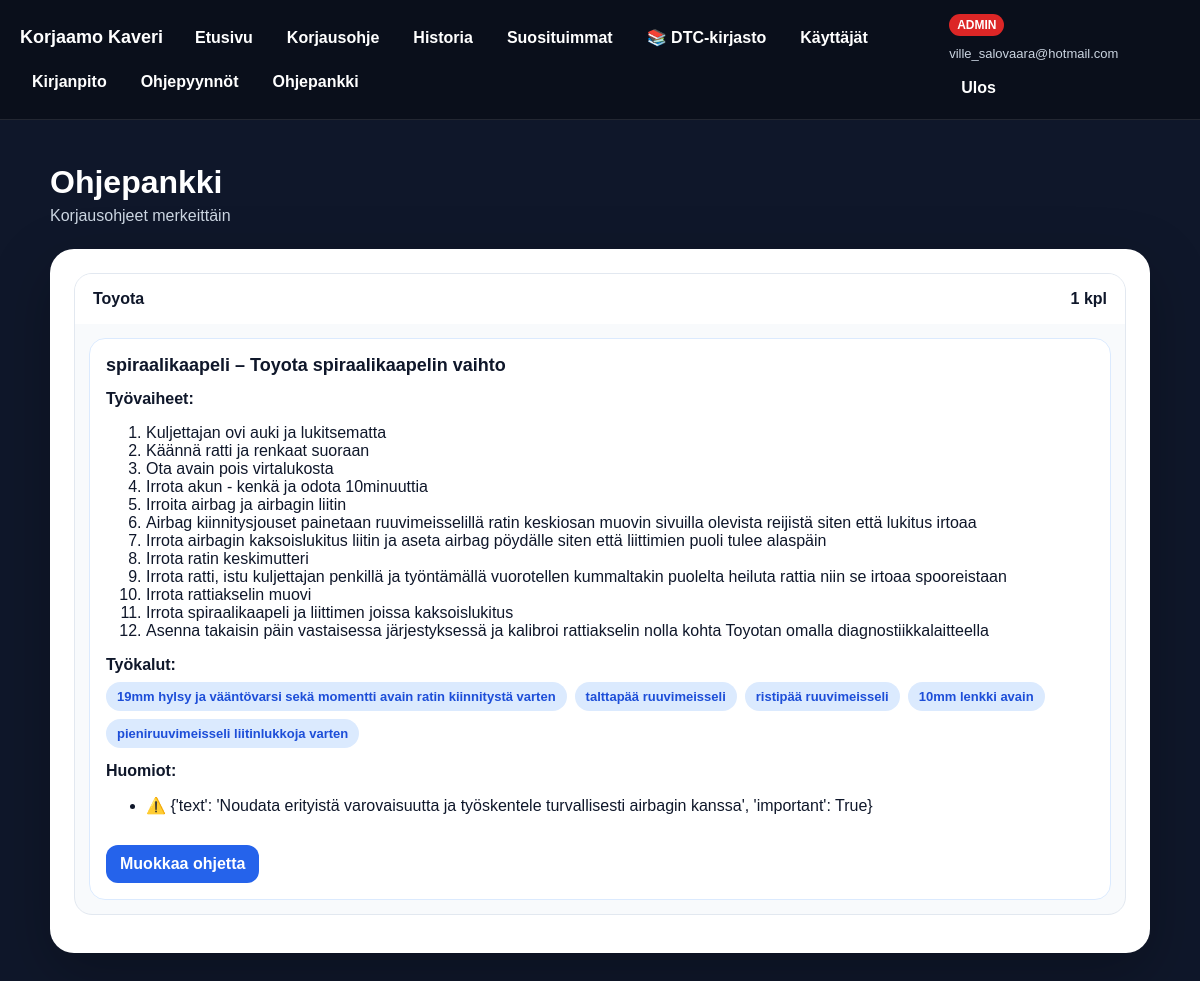
The app's page /admin/repair-guides (signed in) with its own data.
### tables this page shows
CREATE TABLE users (
        id INTEGER PRIMARY KEY AUTOINCREMENT,
        email TEXT NOT NULL UNIQUE,
        password_hash TEXT NOT NULL,
        created_at DATETIME DEFAULT CURRENT_TIMESTAMP
    , is_admin INTEGER DEFAULT 0, last_active_at DATETIME, is_online INTEGER DEFAULT 0, account_type TEXT DEFAULT 'basic', subscription_status TEXT DEFAULT 'inactive', subscription_started_at DATETIME, subscription_expires_at DATETIME, full_name TEXT, phone TEXT, address_line1 TEXT, postal_code TEXT, city TEXT, country TEXT, customer_type TEXT DEFAULT 'private', company_name TEXT, vat_number TEXT);

CREATE TABLE repair_guides (
        id INTEGER PRIMARY KEY AUTOINCREMENT,
        make TEXT NOT NULL,
        part_name TEXT NOT NULL,
        vin_prefix TEXT,
        title TEXT,
        steps TEXT NOT NULL,
        tools TEXT,
        notes TEXT,
        created_at DATETIME DEFAULT CURRENT_TIMESTAMP
    );

### routes/admin_repair_guide_routes.py (the view)
@admin_repair_guides_bp.route("/admin/repair-guides")
@admin_required
def admin_repair_guides():
    items = [format_repair_guide(row) for row in get_all_repair_guides()]
    grouped_items = {}
    for item in items:
        make = (item.get("make") or "Yleinen").strip()
        if not make:
            make = "Yleinen"
        if make not in grouped_items:
            grouped_items[make] = []
        grouped_items[make].append(item)
    return render_template(
        "admin_repair_guides.html",
        grouped_items=grouped_items,
        success=request.args.get("success"),
    )

### app.py (called while the page is built)
def create_app():
    init_db()
    app = Flask(__name__)
    app.config.from_object(Config)
    app.config["MAX_CONTENT_LENGTH"] = 10 * 1024 * 1024
    app.register_blueprint(admin_repair_guides_bp)
    app.register_blueprint(admin_bp)
    register_main_routes(app)
    register_auth_routes(app)
    register_history_routes(app)
    @app.context_processor
    def inject_user():
        return dict(current_user=get_current_user())
    @app.route("/")
    def home():
        return "Korjaamo Kaveri toimii 🚀"
    @app.route("/logged-out")
    def logged_out():
        return render_template_string(LOGOUT_PAGE)
    return app

### db_init.py (called while the page is built)
def get_connection():
    conn = sqlite3.connect(DB_PATH)
    conn.row_factory = sqlite3.Row
    return conn

### services/repair_guide_formatter.py (called while the page is built)
def _clean(value):
    return (value or "").strip()

def _normalize_step_text(text):
    text = _clean(text)
    text = re.sub(r"^\d+[\.\)]\s*", "", text)
    text = text.strip(" -•\t")
    return text

def _split_sentences(text: str):
    text = _clean(text)
    if not text:
        return []
    raw = re.split(r"[\n.;]+", text)
    cleaned = []
    for item in raw:
        value = _normalize_step_text(item)
        if value and len(value) > 2:
            cleaned.append(value)
    return cleaned

def parse_steps(text: str):
    steps = []
    for index, step in enumerate(_split_sentences(text), start=1):
        lower = step.lower()
        is_important = any(keyword in lower for keyword in IMPORTANT_KEYWORDS)
        steps.append({
            "order": index,
            "text": step,
            "important": is_important,
        })
    return steps

def parse_tools(text: str):
    text = _clean(text)
    if not text:
        return []
    raw = re.split(r"[,;\n]+", text)
    tools = []
    for tool in raw:
        value = _clean(tool)
        value = re.sub(r"\s+", " ", value)
        if value and value.lower() not in [t.lower() for t in tools]:
            tools.append(value)
    return tools

def parse_notes(text: str):
    notes = []
    for note in _split_sentences(text):
        lower = note.lower()
        notes.append({
            "text": note,
            "important": any(keyword in lower for keyword in IMPORTANT_KEYWORDS),
        })
    return notes

def estimate_time(steps, difficulty):
    count = len(steps)
    if difficulty["level"] == "hard":
        return "2–5 h"
    if difficulty["level"] == "medium":
        return "1,5–3 h" if count >= 8 else "45–90 min"
    return "45–90 min" if count >= 5 else "15–45 min"

### templates/admin_repair_guides.html (shortened to what this page needs)
{% extends "base.html" %}
{% block content %}
<div class="wrap">
    <div class="top">
        <h1>Ohjepankki</h1>
        <div class="top-subtitle">Korjausohjeet merkeittäin</div>
    </div>
    <div class="panel">
        {% if grouped_items %}
            {% for make, guides in grouped_items.items() %}
                <details class="make-group" {% if loop.first %}open{% endif %}>
                    <summary class="make-summary">
                        <span>{{ make }}</span>
                        <span>{{ guides|length }} kpl</span>
                    </summary>
                    <div class="guide-list">
                        {% for item in guides %}
                            <div class="guide-card">
                                <div class="guide-title">
                                    {{ item.part_name }}
                                    {% if item.title %} – {{ item.title }}{% endif %}
                                </div>
                                <div class="section">
                                    <strong>Työvaiheet:</strong>
                                    <ol>
                                        {% for step in item.steps_parsed %}
                                            <li>{{ step.text if step.text is defined else step }}</li>
                                        {% endfor %}
                                    </ol>
                                </div>
                                {% if item.tools_parsed %}
                                    <div class="section">
                                        <strong>Työkalut:</strong>
                                        <div class="pill-row">
                                            {% for tool in item.tools_parsed %}
                                                <span class="pill">{{ tool }}</span>
                                            {% endfor %}
                                        </div>
                                    </div>
                                {% endif %}
                                {% if item.notes_parsed %}
                                    <div class="section">
                                        <strong>Huomiot:</strong>
                                        <ul>
                                            {% for note in item.notes_parsed %}
                                                <li>⚠️ {{ note }}</li>
                                            {% endfor %}
                                        </ul>
                                    </div>
                                {% endif %}
                                <a class="btn" href="{{ url_for('admin_repair_guides.admin_edit_repair_guide', guide_id=item.id) }}">
                                    Muokkaa ohjetta
                                </a>
                            </div>
                        {% endfor %}
                    </div>
                </details>
            {% endfor %}
        {% else %}
            <div class="empty">Ohjepankissa ei ole vielä ohjeita.</div>
        {% endif %}
    </div>
</div>
{% endblock %}

### templates/base.html (shortened to what this page needs)
<!DOCTYPE html>
<html lang="fi">
<head>
</head>
<body>
<div class="nav">
    <div class="nav-left">
        <div class="brand">Korjaamo Kaveri</div>
        {% if current_user %}
            <a href="{{ url_for('app_home') }}">Etusivu</a>
            <a href="{{ url_for('order_repair_guide') }}">Korjausohje</a>
            <a href="{{ url_for('history') }}">Historia</a>
            <a href="{{ url_for('popular_repairs_page') }}">Suosituimmat</a>
            {% if current_user.is_admin == 1 %}
                <a href="{{ url_for('admin.admin') }}">📚 DTC-kirjasto</a>
                <a href="{{ url_for('admin.admin_users') }}">Käyttäjät</a>
                <a href="{{ url_for('admin.admin_accounting') }}">Kirjanpito</a>
                <a href="{{ url_for('admin_repair_guides.admin_repair_guide_requests') }}">Ohjepyynnöt</a>
                <a href="{{ url_for('admin_repair_guides.admin_repair_guides') }}">Ohjepankki</a>
            {% endif %}
        {% endif %}
    </div>
    <div class="nav-right">
        {% if current_user %}
            <span class="badge
                {% if current_user.is_admin == 1 %}
                    badge-admin
                {% elif current_user.account_type == 'test' %}
                    badge-test
                {% else %}
                    badge-basic
                {% endif %}
            ">
                {% if current_user.is_admin == 1 %}
                    ADMIN
                {% elif current_user.account_type == 'test' %}
                    TEST
                {% else %}
                    BASIC
                {% endif %}
            </span>
            <span style="font-size:13px; color:#cbd5e1;">
                {{ current_user.email }}
            </span>
            <a href="{{ url_for('logout') }}">Ulos</a>
        {% else %}
            <a href="{{ url_for('login') }}">Kirjaudu</a>
            <a href="{{ url_for('register') }}">Rekisteröidy</a>
        {% endif %}
    </div>
</div>
<div class="content">
    {% block content %}{% endblock %}
</div>
</body>
</html>

### templates/base.html (style rules this page uses)
body { margin: 0; font-family: Arial, sans-serif; background: #0f172a; color: white; }
.nav { display: flex; justify-content: space-between; align-items: center; padding: 14px 20px; background: rgba(0,0,0,0.35); border-bottom: 1px solid rgba(255,255,255,0.1); }
.nav-left, .nav-right { display: flex; align-items: center; gap: 10px; flex-wrap: wrap; }
.brand { font-size: 18px; font-weight: 800; margin-right: 10px; }
.nav a { color: white; text-decoration: none; font-weight: 700; padding: 8px 12px; border-radius: 10px; }
.badge { font-size: 12px; padding: 4px 8px; border-radius: 999px; font-weight: 700; }
.badge-admin { background: #dc2626; color: white; }
.content { padding: 20px; }
.btn { display: inline-block; padding: 10px 14px; border-radius: 12px; background: #2563eb; color: white; text-decoration: none; font-weight: 700; }

### templates/admin_repair_guides.html (style rules this page uses)
.wrap { max-width: 1100px; margin: 0 auto; padding: 24px 18px 40px; }
.top h1 { color: white; margin: 0; }
.top-subtitle { color: #cbd5e1; margin-top: 6px; margin-bottom: 24px; }
.panel { background: white; color: #0f172a; border-radius: 24px; padding: 24px; box-shadow: 0 20px 60px rgba(0,0,0,0.25); }
.make-group { border: 1px solid #e2e8f0; border-radius: 18px; background: #f8fafc; overflow: hidden; margin-bottom: 14px; }
.make-summary { cursor: pointer; padding: 16px 18px; font-weight: 900; display: flex; justify-content: space-between; background: #fff; }
.guide-list { display: grid; gap: 12px; padding: 14px; }
.guide-card { background: white; border: 1px solid #dbeafe; border-radius: 16px; padding: 16px; }
.guide-title { font-size: 18px; font-weight: 900; }
.section { margin-top: 14px; }
.pill-row { margin-top: 8px; display: flex; flex-wrap: wrap; gap: 8px; }
.pill { background: #dbeafe; color: #1d4ed8; padding: 7px 11px; border-radius: 999px; font-weight: 700; font-size: 13px; }
.btn { display: inline-flex; margin-top: 14px; padding: 10px 14px; border-radius: 12px; text-decoration: none; font-weight: 700; background: #2563eb; color: white; }

### records on screen
users: email "ville_salovaara@hotmail.com"
repair_guides: make "Toyota", guides "1", part_name "spiraalikaapeli", title "Toyota spiraalikaapelin vaihto", text "Kuljettajan ovi auki ja lukitsematta" "Käännä ratti ja renkaat suoraan" "Ota avain pois virtalukosta" "Irrota akun - kenkä ja odota 10minuuttia" "Irroita airbag ja airbagin liitin" "Airbag kiinnitysjouset painetaan ruuvimeisselillä ratin keskiosan muovin sivuilla olevista reijistä siten että lukitus irtoaa" "Irrota airbagin kaksoislukitus liitin ja aseta airbag pöydälle siten että liittimien puoli tulee alaspäin" "Irrota ratin keskimutteri" "Irrota ratti, istu kuljettajan penkillä ja työntämällä vuorotellen kummaltakin puolelta heiluta rattia niin se irtoaa spooreistaan" "Irrota rattiakselin muovi" "Irrota spiraalikaapeli ja liittimen joissa kaksoislukitus" "Asenna takaisin päin vastaisessa järjestyksessä ja kalibroi rattiakselin nolla kohta Toyotan omalla diagnostiikkalaitteella", tools_parsed "19mm hylsy ja vääntövarsi sekä momentti avain ratin kiinnitystä varten" "talttapää ruuvimeisseli" "ristipää ruuvimeisseli" "10mm lenkki avain" "pieniruuvimeisseli liitinlukkoja varten", notes_parsed "{'text': 'Noudata erityistä varovaisuutta ja työskentele turvallisesti airbagin kanssa', 'important': True}"
